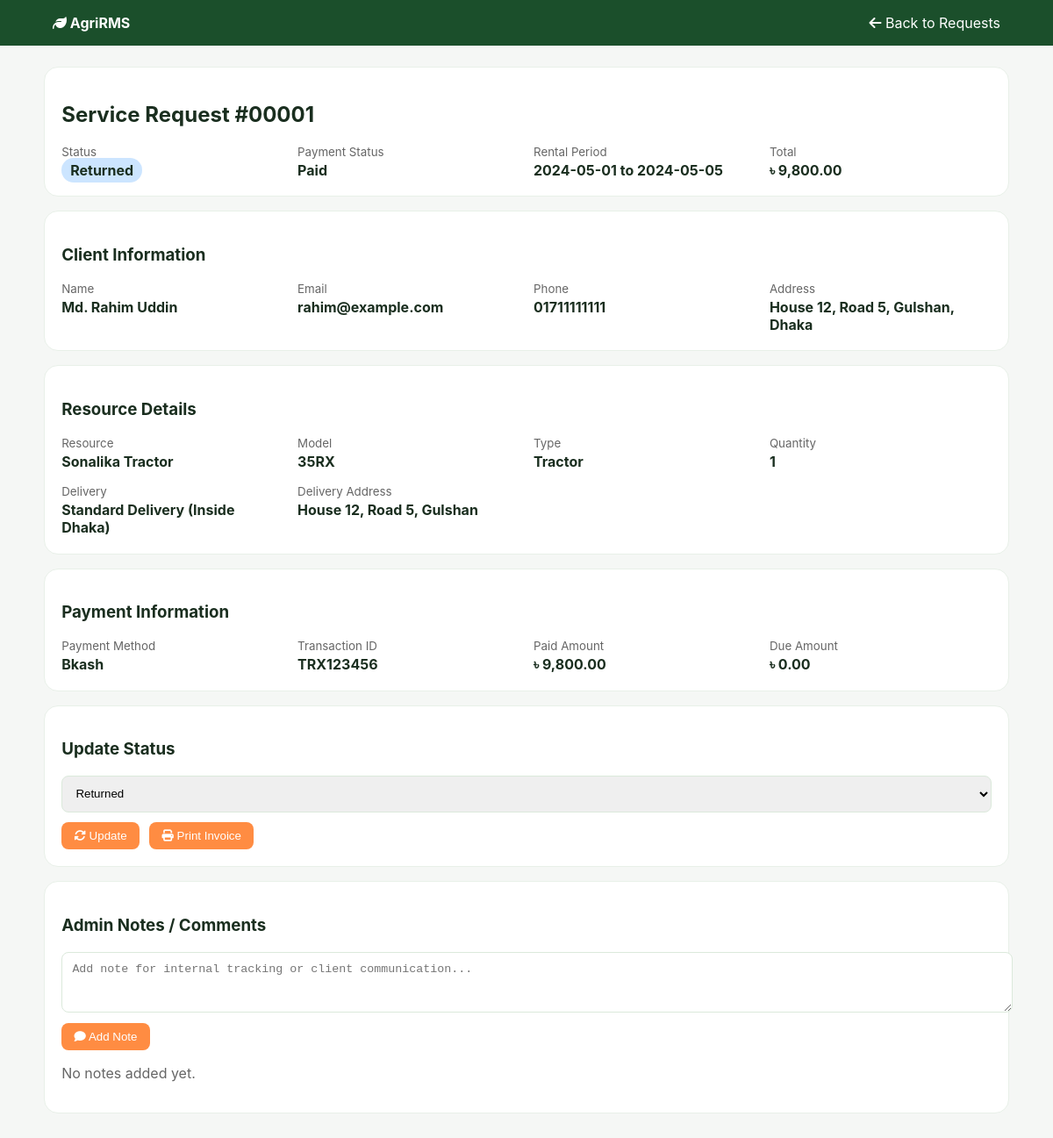
The app's page /admin/view_request.php?id=1 (signed in) with its own data.
### tables this page shows
CREATE TABLE `service_requests` (
  `id` int(11) NOT NULL AUTO_INCREMENT,
  `user_id` int(11) NOT NULL,
  `resource_id` int(11) NOT NULL,
  `delivery_id` int(11) DEFAULT NULL,
  `rental_duration` enum('Daily','Weekly','Monthly') NOT NULL,
  `quantity` int(11) NOT NULL DEFAULT 1,
  `start_date` date NOT NULL,
  `end_date` date NOT NULL,
  `total_rental_cost` decimal(10,2) NOT NULL,
  `delivery_cost` decimal(10,2) DEFAULT 0.00,
  `total_cost` decimal(10,2) NOT NULL,
  `delivery_address` text NOT NULL,
  `delivery_district` varchar(50) NOT NULL,
  `delivery_upazila` varchar(50) DEFAULT NULL,
  `special_instructions` text DEFAULT NULL,
  `request_status` enum('Pending','Approved','Processing','Delivered','Returned','Cancelled') DEFAULT 'Pending',
  `payment_status` enum('Pending','Paid','Partial') DEFAULT 'Pending',
  `payment_id` int(11) DEFAULT NULL,
  `approved_by` int(11) DEFAULT NULL,
  `approved_at` datetime DEFAULT NULL,
  `delivered_at` datetime DEFAULT NULL,
  `returned_at` datetime DEFAULT NULL,
  `created_at` timestamp NOT NULL DEFAULT current_timestamp(),
  `updated_at` timestamp NOT NULL DEFAULT current_timestamp() ON UPDATE current_timestamp(),
  PRIMARY KEY (`id`),
  KEY `user_id` (`user_id`),
  KEY `resource_id` (`resource_id`),
  KEY `delivery_id` (`delivery_id`),
  FOREIGN KEY (`user_id`) REFERENCES `users` (`id`) ON DELETE CASCADE,
  FOREIGN KEY (`resource_id`) REFERENCES `resources` (`id`) ON DELETE CASCADE,
  FOREIGN KEY (`delivery_id`) REFERENCES `delivery` (`id`) ON DELETE SET NULL
);

CREATE TABLE `users` (
  `id` int(11) NOT NULL AUTO_INCREMENT,
  `full_name` varchar(50) NOT NULL,
  `email` varchar(100) NOT NULL,
  `password` varchar(255) NOT NULL,
  `phone` varchar(15) DEFAULT NULL,
  `address` text DEFAULT NULL,
  `role` enum('Admin','Client') DEFAULT 'Client',
  `created_at` timestamp NOT NULL DEFAULT current_timestamp(),
  PRIMARY KEY (`id`),
  UNIQUE KEY `email` (`email`)
);

CREATE TABLE `resources` (
  `id` int(11) NOT NULL AUTO_INCREMENT,
  `name` varchar(100) NOT NULL,
  `model` varchar(100) NOT NULL,
  `type` enum('Tractor','Soil Cultivation','Planting','Irrigation','Harvesting','Hay Making','Loading','Fertilizer Dispenser','Produce Sorter','Post Harvest') NOT NULL,
  `category` varchar(50) NOT NULL,
  `description` text DEFAULT NULL,
  `manufacturer` varchar(100) DEFAULT NULL,
  `manufacturing_year` year DEFAULT NULL,
  `horsepower` int(11) DEFAULT NULL,
  `fuel_type` enum('Diesel','Petrol','Electric','Solar','Manual') DEFAULT 'Diesel',
  `daily_rate` decimal(10,2) NOT NULL,
  `weekly_rate` decimal(10,2) DEFAULT NULL,
  `monthly_rate` decimal(10,2) DEFAULT NULL,
  `security_deposit` decimal(10,2) NOT NULL DEFAULT 5000.00,
  `status` enum('Available','Rented','Under Maintenance','Out of Service') DEFAULT 'Available',
  `quantity` int(11) NOT NULL DEFAULT 1,
  `image_url` varchar(255) DEFAULT NULL,
  `created_at` timestamp NOT NULL DEFAULT current_timestamp(),
  `updated_at` timestamp NOT NULL DEFAULT current_timestamp() ON UPDATE current_timestamp(),
  PRIMARY KEY (`id`)
);

CREATE TABLE `delivery` (
  `id` int(11) NOT NULL AUTO_INCREMENT,
  `delivery_type` varchar(50) NOT NULL,
  `location_type` enum('Inside Dhaka','Outside Dhaka') NOT NULL,
  `delivery_fee` decimal(10,2) NOT NULL,
  `is_active` tinyint(1) DEFAULT 1,
  `created_at` timestamp NOT NULL DEFAULT current_timestamp(),
  PRIMARY KEY (`id`)
);

CREATE TABLE `payments` (
  `id` int(11) NOT NULL AUTO_INCREMENT,
  `user_id` int(11) NOT NULL,
  `booking_id` int(11) DEFAULT NULL COMMENT 'Reference to service request/booking',
  `resource_id` int(11) DEFAULT NULL,
  `delivery_id` int(11) DEFAULT NULL,
  `payment_type` enum('Rental','Delivery','Maintenance','Security Deposit','Full Payment') NOT NULL,
  `resource_cost` decimal(10,2) DEFAULT 0.00,
  `delivery_cost` decimal(10,2) DEFAULT 0.00,
  `total_amount` decimal(10,2) NOT NULL,
  `paid_amount` decimal(10,2) NOT NULL DEFAULT 0.00,
  `due_amount` decimal(10,2) GENERATED ALWAYS AS (`total_amount` - `paid_amount`) STORED,
  `payment_method` enum('Cash on Delivery','Bkash','Nagad','Rocket','Bank Transfer','Credit Card') DEFAULT NULL,
  `transaction_id` varchar(100) DEFAULT NULL,
  `payment_status` enum('Pending','Paid','Partial','Failed','Refunded') DEFAULT 'Pending',
  `payment_date` datetime DEFAULT NULL,
  `due_date` date DEFAULT NULL,
  `notes` text DEFAULT NULL,
  `created_at` timestamp NOT NULL DEFAULT current_timestamp(),
  `updated_at` timestamp NOT NULL DEFAULT current_timestamp() ON UPDATE current_timestamp(),
  PRIMARY KEY (`id`),
  KEY `user_id` (`user_id`),
  KEY `resource_id` (`resource_id`),
  KEY `delivery_id` (`delivery_id`),
  KEY `booking_id` (`booking_id`),
  FOREIGN KEY (`user_id`) REFERENCES `users` (`id`) ON DELETE CASCADE,
  FOREIGN KEY (`resource_id`) REFERENCES `resources` (`id`) ON DELETE SET NULL,
  FOREIGN KEY (`delivery_id`) REFERENCES `delivery` (`id`) ON DELETE SET NULL,
  FOREIGN KEY (`booking_id`) REFERENCES `service_requests` (`id`) ON DELETE SET NULL
);

### admin/view_request.php (the view, shortened to what this page needs)
<?php
include '../database.php';
$request_id = isset($_GET['id']) ? (int)$_GET['id'] : 0;
$request_stmt = mysqli_prepare($conn, "SELECT sr.*, u.full_name, u.email, u.phone, u.address AS client_address, r.name AS resource_name, r.model, r.type, r.daily_rate, d.delivery_type, d.location_type FROM service_requests sr JOIN users u ON sr.user_id = u.id JOIN resources r ON sr.resource_id = r.id LEFT JOIN delivery d ON sr.delivery_id = d.id WHERE sr.id = ? LIMIT 1");
mysqli_stmt_bind_param($request_stmt, 'i', $request_id);
mysqli_stmt_execute($request_stmt);
$request = mysqli_fetch_assoc(mysqli_stmt_get_result($request_stmt));
$payment_stmt = mysqli_prepare($conn, "SELECT * FROM payments WHERE booking_id = ? ORDER BY id DESC LIMIT 1");
mysqli_stmt_bind_param($payment_stmt, 'i', $request_id);
mysqli_stmt_execute($payment_stmt);
$payment = mysqli_fetch_assoc(mysqli_stmt_get_result($payment_stmt));
$comments_stmt = mysqli_prepare($conn, "SELECT rc.*, u.full_name FROM request_comments rc LEFT JOIN users u ON rc.admin_id = u.id WHERE rc.request_id = ? ORDER BY rc.created_at DESC");
mysqli_stmt_bind_param($comments_stmt, 'i', $request_id);
mysqli_stmt_execute($comments_stmt);
$comments_query = mysqli_stmt_get_result($comments_stmt);
?>
<!DOCTYPE html>
<html lang="en">
<head>
    <link rel="stylesheet" href="https://cdnjs.cloudflare.com/ajax/libs/font-awesome/6.4.0/css/all.min.css">
</head>
<body>
<header class="header no-print">
    <div><strong><i class="fas fa-leaf"></i> AgriRMS</strong></div>
    <div><a href="service_requests.php"><i class="fas fa-arrow-left"></i> Back to Requests</a></div>
</header>
<main class="main">
    <div class="card">
        <h2>Service Request #<?php echo str_pad($request['id'], 5, '0', STR_PAD_LEFT); ?></h2>
        <div class="grid">
            <div class="info"><small>Status</small><strong><span class="status"><?php echo htmlspecialchars($request['request_status']); ?></span></strong></div>
            <div class="info"><small>Payment Status</small><strong><?php echo htmlspecialchars($request['payment_status']); ?></strong></div>
            <div class="info"><small>Rental Period</small><strong><?php echo htmlspecialchars($request['start_date']); ?> to <?php echo htmlspecialchars($request['end_date']); ?></strong></div>
            <div class="info"><small>Total</small><strong>৳ <?php echo number_format($request['total_cost'],2); ?></strong></div>
        </div>
    </div>
    <div class="card">
        <h3>Client Information</h3>
        <div class="grid">
            <div class="info"><small>Name</small><strong><?php echo htmlspecialchars($request['full_name']); ?></strong></div>
            <div class="info"><small>Email</small><strong><?php echo htmlspecialchars($request['email']); ?></strong></div>
            <div class="info"><small>Phone</small><strong><?php echo htmlspecialchars($request['phone'] ?? 'N/A'); ?></strong></div>
            <div class="info"><small>Address</small><strong><?php echo htmlspecialchars($request['client_address'] ?? 'N/A'); ?></strong></div>
        </div>
    </div>
    <div class="card">
        <h3>Resource Details</h3>
        <div class="grid">
            <div class="info"><small>Resource</small><strong><?php echo htmlspecialchars($request['resource_name']); ?></strong></div>
            <div class="info"><small>Model</small><strong><?php echo htmlspecialchars($request['model']); ?></strong></div>
            <div class="info"><small>Type</small><strong><?php echo htmlspecialchars($request['type']); ?></strong></div>
            <div class="info"><small>Quantity</small><strong><?php echo (int)$request['quantity']; ?></strong></div>
            <div class="info"><small>Delivery</small><strong><?php echo htmlspecialchars(($request['delivery_type'] ?? 'Standard') . ' ' . ($request['location_type'] ? '(' . $request['location_type'] . ')' : '')); ?></strong></div>
            <div class="info"><small>Delivery Address</small><strong><?php echo htmlspecialchars($request['delivery_address']); ?></strong></div>
        </div>
    </div>
    <div class="card">
        <h3>Payment Information</h3>
        <?php if($payment): ?>
            <div class="grid">
                <div class="info"><small>Payment Method</small><strong><?php echo htmlspecialchars($payment['payment_method'] ?? 'Pending'); ?></strong></div>
                <div class="info"><small>Transaction ID</small><strong><?php echo htmlspecialchars($payment['transaction_id'] ?? 'N/A'); ?></strong></div>
                <div class="info"><small>Paid Amount</small><strong>৳ <?php echo number_format($payment['paid_amount'],2); ?></strong></div>
                <div class="info"><small>Due Amount</small><strong>৳ <?php echo number_format($payment['due_amount'],2); ?></strong></div>
            </div>
        <?php else: ?>
            <p>No payment record found for this request.</p>
        <?php endif; ?>
    </div>
    <div class="card no-print">
        <h3>Update Status</h3>
        <form method="POST" class="actions" style="display:flex;gap:.7rem;align-items:center;flex-wrap:wrap;">
            <select name="status" required>
                <?php foreach (['Pending','Approved','Processing','Delivered','Returned','Cancelled'] as $status): ?>
                    <option value="<?php echo $status; ?>" <?php echo $request['request_status'] === $status ? 'selected' : ''; ?>><?php echo $status; ?></option>
                <?php endforeach; ?>
            </select>
            <button class="btn" type="submit" name="update_status"><i class="fas fa-sync-alt"></i> Update</button>
            <button class="btn" type="button" onclick="window.print()"><i class="fas fa-print"></i> Print Invoice</button>
        </form>
    </div>
    <div class="card">
        <h3>Admin Notes / Comments</h3>
        <form method="POST" class="no-print">
            <textarea name="comment" rows="3" placeholder="Add note for internal tracking or client communication..."></textarea>
            <button class="btn" type="submit" name="add_comment" style="margin-top:.5rem;"><i class="fas fa-comment"></i> Add Note</button>
        </form>
        <div style="margin-top:1rem;">
            <?php if($comments_query && mysqli_num_rows($comments_query) > 0): ?>
                <?php while($comment = mysqli_fetch_assoc($comments_query)): ?>
                    <div style="padding:.7rem;border:1px solid #e8f0e8;border-radius:8px;margin-bottom:.6rem;">
                        <strong><?php echo htmlspecialchars($comment['full_name'] ?? 'Admin'); ?></strong>
                        <small style="color:#666;margin-left:.4rem;"><?php echo htmlspecialchars($comment['created_at']); ?></small>
                        <div><?php echo nl2br(htmlspecialchars($comment['comment'])); ?></div>
                    </div>
                <?php endwhile; ?>
            <?php else: ?>
                <p style="color:#666;">No notes added yet.</p>
            <?php endif; ?>
        </div>
    </div>
</main>
</body>
</html>

### admin/view_request.php (style rules this page uses)
body { font-family:Inter,sans-serif;background:#f5f7f5;margin:0;color:#1a2e1f }
.header { background:#1B4F2B;color:#fff;padding:1rem 5%;display:flex;justify-content:space-between;align-items:center;flex-wrap:wrap }
.header a { color:#fff;text-decoration:none }
.main { max-width:1100px;margin:0 auto;padding:1.5rem }
.card { background:#fff;border-radius:16px;padding:1.2rem;margin-bottom:1rem;border:1px solid #e8f0e8 }
.grid { display:grid;grid-template-columns:repeat(auto-fit,minmax(240px,1fr));gap:1rem }
.info small { color:#666;display:block }
.info strong { display:block;margin-top:.2rem }
.status { padding:4px 10px;border-radius:999px;background:#cce5ff }
.btn { background:#FF8C42;color:#fff;border:none;border-radius:8px;padding:.5rem .9rem;cursor:pointer;text-decoration:none;display:inline-block }
textarea,select { width:100%;padding:.7rem;border:1px solid #dbe9db;border-radius:8px }

### records on screen
service_requests: id "00001", request_status "Returned", payment_status "Paid", start_date "2024-05-01", end_date "2024-05-05", total_cost "9,800.00", user.full_name "Md. Rahim Uddin", user.email "rahim@example.com", user.phone "01711111111", user.address "House 12, Road 5, Gulshan, Dhaka", resource.name "Sonalika Tractor", resource.model "35RX", resource.type "Tractor", quantity "1", delivery.location_type "Standard Delivery (Inside Dhaka)", delivery_address "House 12, Road 5, Gulshan", status "Returned"
payments: payment_method "Bkash", transaction "TRX123456", paid_amount "9,800.00", due_amount "0.00"
